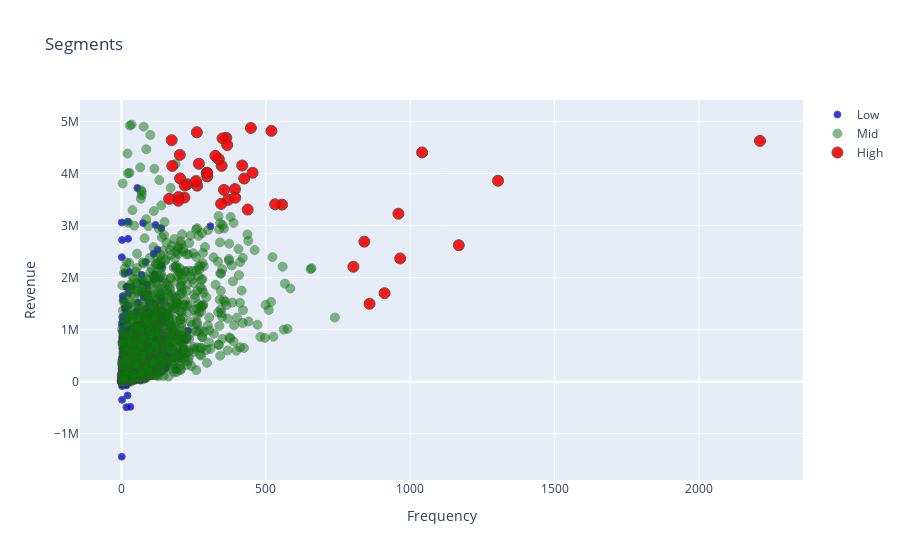

Notebook cell for this chart:
### Code cell
invoice_graph = invoice_user.query("Revenue < 5000000 and Frequency < 3000")

plot_data = [
    go.Scatter(
        x=invoice_graph.query("Segment == 'Low-Value'")['Frequency'],
        y=invoice_graph.query("Segment == 'Low-Value'")['Revenue'],
        mode='markers',
        name='Infrequent Shoppers',
        marker= dict(size= 7,
            line= dict(width=1),
            color= 'blue',
            opacity= 0.8
           )
    ),
        go.Scatter(
        x=invoice_graph.query("Segment == 'Mid-Value'")['Frequency'],
        y=invoice_graph.query("Segment == 'Mid-Value'")['Revenue'],
        mode='markers',
        name='Value-Conscious Shoppers',
        marker= dict(size= 9,
            line= dict(width=1),
            color= 'green',
            opacity= 0.5
           )
    ),
        go.Scatter(
        x=invoice_graph.query("Segment == 'High-Value'")['Frequency'],
        y=invoice_graph.query("Segment == 'High-Value'")['Revenue'],
        mode='markers',
        name='Devoted Customers',
        marker= dict(size= 11,
            line= dict(width=1),
            color= 'red',
            opacity= 0.9
           )
    ),
]

plot_layout = go.Layout(
        yaxis= {'title': "Revenue"},
        xaxis= {'title': "Frequency"},
        title='Segments'
    )
fig = go.Figure(data=plot_data, layout=plot_layout)
pyoff.iplot(fig)

### Figure 1 — Plotly figure (JSON) as saved in the notebook; plotly's stock layout.template omitted (floating-point values rounded to 4 significant figures; data arrays with more than 128 entries replaced by an {"elided": "..."} marker saying what was removed)
{"data": [{"marker": {"color": "blue", "line": {"width": 1}, "opacity": 0.8, "size": 7}, "mode": "markers", "name": "Low", "type": "scatter", "x": {"elided": "1849 int values"}, "y": {"elided": "1849 float values"}}, {"marker": {"color": "green", "line": {"width": 1}, "opacity": 0.5, "size": 9}, "mode": "markers", "name": "Mid", "type": "scatter", "x": {"elided": "1792 int values"}, "y": {"elided": "1792 float values"}}, {"marker": {"color": "red", "line": {"width": 1}, "opacity": 0.9, "size": 11}, "mode": "markers", "name": "High", "type": "scatter", "x": [859, 1168, 803, 841, 911, 965, 218, 228, 295, 369, 519, 203, 393, 425, 345, 347, 394, 448, 202, 174, 363, 197, 262, 454, 418, 258, 556, 355, 350, 176, 268, 197, 532, 261, 297, 366, 337, 437, 297, 219, 325, 165, 1304, 2211, 1041, 959], "y": [1498000.0, 2623000.0, 2210000.0, 2691000.0, 1701000.0, 2370000.0, 3540000.0, 3795000.0, 4009000.0, 3495000.0, 4822000.0, 3907000.0, 3701000.0, 3904000.0, 3417000.0, 4148000.0, 3536000.0, 4876000.0, 4359000.0, 4642065, 4688000.0, 3549000.0, 3767000.0, 4016000.0, 4155000.0, 3855000.0, 3403000.0, 3686000.0, 4676000.0, 4146000.0, 4189000.0, 3478000.0, 3409000.0, 4794000.0, 3945000.0, 4548000.0, 4279000.0, 3308000.0, 4015000.0, 3772000.0, 4341000.0, 3513786, 3862000.0, 4627862, 4406000.0, 3228000.0]}], "layout": {"title": {"text": "Segments"}, "xaxis": {"title": {"text": "Frequency"}}, "yaxis": {"title": {"text": "Revenue"}}}}
